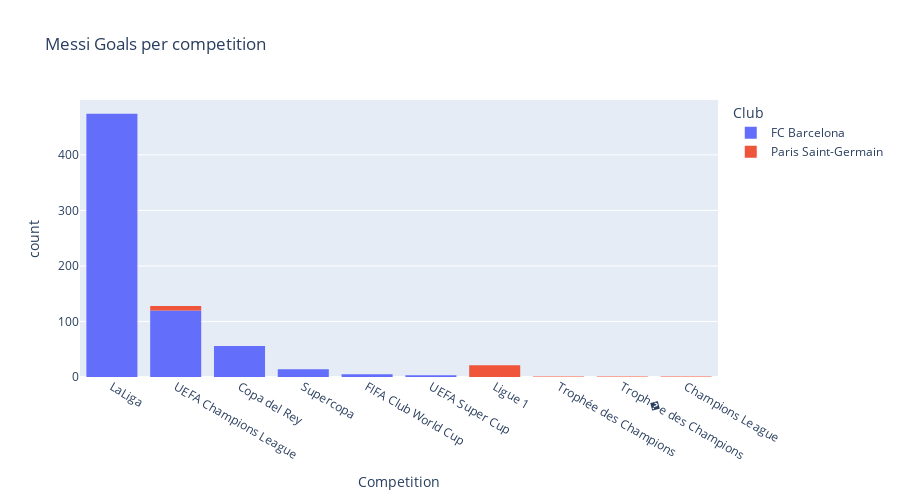

Notebook code for this chart:
### Markdown cell above
## c) Goals Per Competition

### Code cell
px.histogram(
    messi,
    x='Competition',
    title="Messi Goals per competition",
    log_x=False,
    log_y=False, 
    height=500,
    color='Club',
    hover_name='Club',
    hover_data=['Competition','Club'])

### Figure 1 — Plotly figure (JSON) as saved in the notebook; plotly's stock layout.template omitted (floating-point values rounded to 4 significant figures; data arrays with more than 128 entries replaced by an {"elided": "..."} marker saying what was removed)
{"data": [{"alignmentgroup": "True", "bingroup": "x", "hovertemplate": "Club=FC Barcelona<br>Competition=%{x}<br>count=%{y}<extra></extra>", "legendgroup": "FC Barcelona", "marker": {"color": "#636efa", "pattern": {"shape": ""}}, "name": "FC Barcelona", "offsetgroup": "FC Barcelona", "orientation": "v", "showlegend": true, "type": "histogram", "x": {"elided": "672 str values"}, "xaxis": "x", "yaxis": "y"}, {"alignmentgroup": "True", "bingroup": "x", "hovertemplate": "Club=Paris Saint-Germain<br>Competition=%{x}<br>count=%{y}<extra></extra>", "legendgroup": "Paris Saint-Germain", "marker": {"color": "#EF553B", "pattern": {"shape": ""}}, "name": "Paris Saint-Germain", "offsetgroup": "Paris Saint-Germain", "orientation": "v", "showlegend": true, "type": "histogram", "x": ["UEFA Champions League", "UEFA Champions League", "UEFA Champions League", "Ligue 1", "UEFA Champions League", "UEFA Champions League", "Ligue 1", "Ligue 1", "Ligue 1", "Ligue 1", "Ligue 1", "Trophée des Champions", "Ligue 1", "Ligue 1", "Troph�e des Champions", "Ligue 1", "Ligue 1", "Ligue 1", "Champions League", "Ligue 1", "Ligue 1", "UEFA Champions League", "Ligue 1", "UEFA Champions League", "UEFA Champions League", "Ligue 1", "Ligue 1", "Ligue 1", "Ligue 1", "Ligue 1", "Ligue 1", "Ligue 1"], "xaxis": "x", "yaxis": "y"}], "layout": {"barmode": "relative", "height": 500, "legend": {"title": {"text": "Club"}, "tracegroupgap": 0}, "title": {"text": "Messi Goals per competition"}, "xaxis": {"anchor": "y", "domain": [0, 1], "title": {"text": "Competition"}}, "yaxis": {"anchor": "x", "domain": [0, 1], "title": {"text": "count"}}}}
